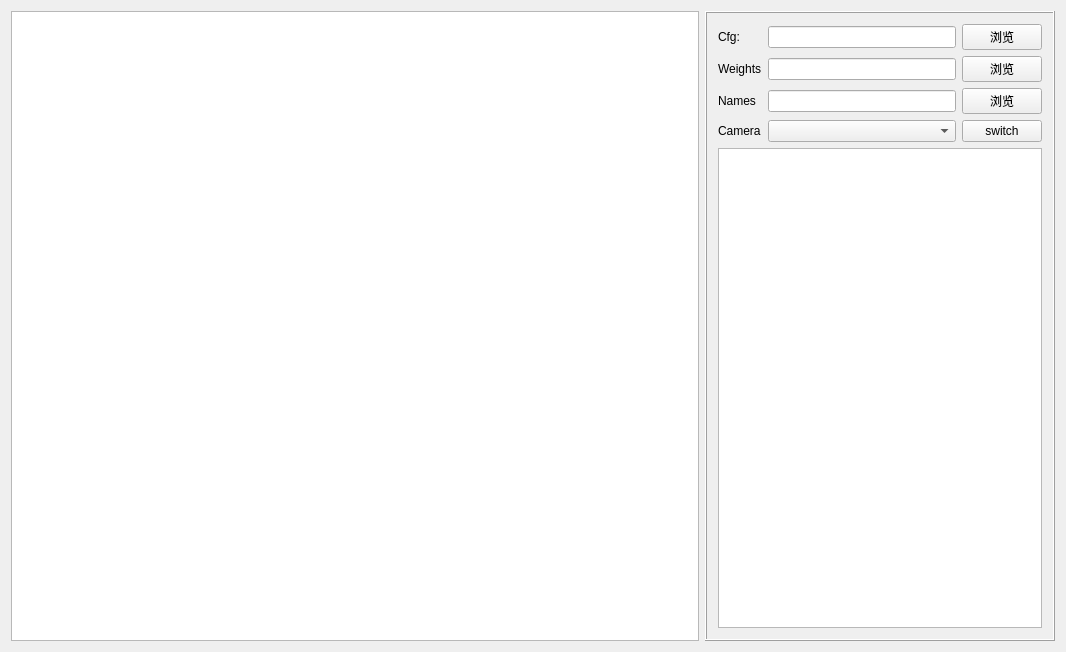
<?xml version="1.0" encoding="UTF-8"?>
<ui version="4.0">
 <class>ObjectDetectionView</class>
 <widget class="QWidget" name="ObjectDetectionView">
  <property name="geometry">
   <rect>
    <x>0</x>
    <y>0</y>
    <width>1066</width>
    <height>652</height>
   </rect>
  </property>
  <property name="windowTitle">
   <string>ObjectDetectionView</string>
  </property>
  <layout class="QGridLayout" name="gridLayout_2">
   <item row="0" column="0">
    <widget class="QGraphicsView" name="graphicsView"/>
   </item>
   <item row="0" column="1">
    <widget class="QFrame" name="frame">
     <property name="maximumSize">
      <size>
       <width>350</width>
       <height>16777215</height>
      </size>
     </property>
     <property name="frameShape">
      <enum>QFrame::Box</enum>
     </property>
     <property name="frameShadow">
      <enum>QFrame::Raised</enum>
     </property>
     <layout class="QGridLayout" name="gridLayout">
      <item row="0" column="0">
       <widget class="QLabel" name="label">
        <property name="text">
         <string>Cfg:</string>
        </property>
       </widget>
      </item>
      <item row="0" column="1">
       <widget class="QLineEdit" name="lineEdit_Cfg"/>
      </item>
      <item row="0" column="2">
       <widget class="QPushButton" name="pushButton_cfg">
        <property name="text">
         <string>浏览</string>
        </property>
       </widget>
      </item>
      <item row="1" column="0">
       <widget class="QLabel" name="label_2">
        <property name="text">
         <string>Weights</string>
        </property>
       </widget>
      </item>
      <item row="1" column="1">
       <widget class="QLineEdit" name="lineEdit_Weight"/>
      </item>
      <item row="1" column="2">
       <widget class="QPushButton" name="pushButton_weight">
        <property name="text">
         <string>浏览</string>
        </property>
       </widget>
      </item>
      <item row="2" column="0">
       <widget class="QLabel" name="label_3">
        <property name="text">
         <string>Names</string>
        </property>
       </widget>
      </item>
      <item row="2" column="1">
       <widget class="QLineEdit" name="lineEdit_Name"/>
      </item>
      <item row="2" column="2">
       <widget class="QPushButton" name="pushButton_names">
        <property name="text">
         <string>浏览</string>
        </property>
       </widget>
      </item>
      <item row="3" column="0">
       <widget class="QLabel" name="label_4">
        <property name="text">
         <string>Camera</string>
        </property>
       </widget>
      </item>
      <item row="3" column="1">
       <widget class="QComboBox" name="comboBox_Camera"/>
      </item>
      <item row="3" column="2">
       <widget class="QPushButton" name="pushButton_switch">
        <property name="text">
         <string>switch</string>
        </property>
       </widget>
      </item>
      <item row="4" column="0" colspan="3">
       <widget class="QTextEdit" name="textEdit"/>
      </item>
     </layout>
    </widget>
   </item>
  </layout>
 </widget>
 <layoutdefault spacing="6" margin="11"/>
 <resources/>
 <connections/>
</ui>
